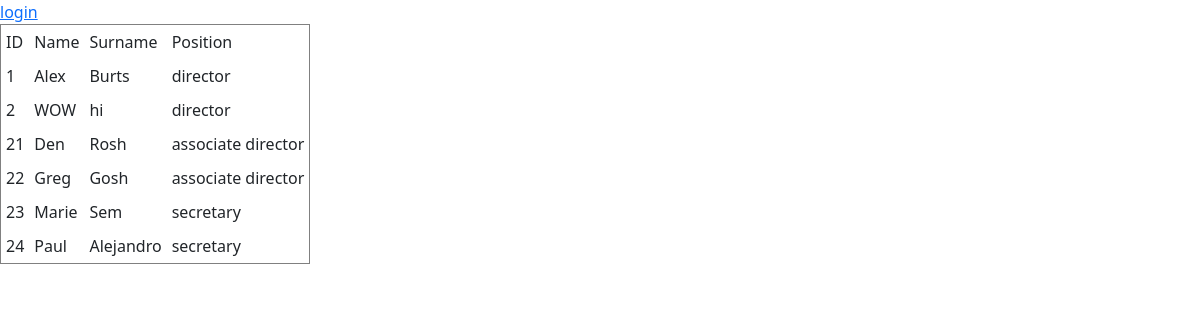
The page / on the database its author committed.
### entry/models.py (models this page shows, shortened)
class User(AbstractUser):
	POSITION_CHOICES = {
        ('secretary', 'Secretary'),
        ('associate director', 'Associate Director'),
        ('director', 'Director'),
    }
	position = models.CharField(max_length = 150, choices = POSITION_CHOICES, default='secretary')
	address = models.CharField(max_length = 50, default='')
	phone = models.CharField(max_length = 14, default='')

### entry/views.py (the view)
# urls.py: re_path(r'^$', views.MainView.as_view()),
class MainView(TemplateView):
	template_name = "main_entry.html"
	def get(self, request):
			users = User.objects.all()
			ctx = {}
			ctx['users'] = users
			return render(request, self.template_name, ctx)

### entry/templates/main_entry.html (shortened to what this page needs)
<!DOCTYPE html>
<html>
<head>
	<link rel="stylesheet" href="https://cdn.jsdelivr.net/npm/bootstrap@5.3.0-alpha1/dist/css/bootstrap.min.css"
		rel="stylesheet"
>
</head>
<body>
{% if user.is_authenticated %}
<a href="logout">logout ({{user.username}})</a>
{% else %}
<a href="login">login</a>
{% endif %}
{% if user.is_authenticated == False %}
		<table border="1" cellpadding="5px">
		    <tr>
		        <td>ID</td>
		        <td>Name</td>
		        <td>Surname</td>
		        <td>Position</td>
		    </tr>
		    {% for user in users %}
		    <tr>
		        <td>{{user.pk}}</td>
		        <td>{{user.first_name}}</td>
		        <td>{{user.last_name}}</td>
		        <td>{{user.position}}</td>
		    </tr>
		    {% endfor %}
		</table>
{% endif %}
</body>
</html>

### rows shown on the page
User: pk "1", first_name "Alex", last_name "Burts", position "director"
User: pk "2", first_name "WOW", last_name "hi", position "director"
User: pk "21", first_name "Den", last_name "Rosh", position "associate director"
User: pk "22", first_name "Greg", last_name "Gosh", position "associate director"
User: pk "23", first_name "Marie", last_name "Sem", position "secretary"
User: pk "24", first_name "Paul", last_name "Alejandro", position "secretary"
